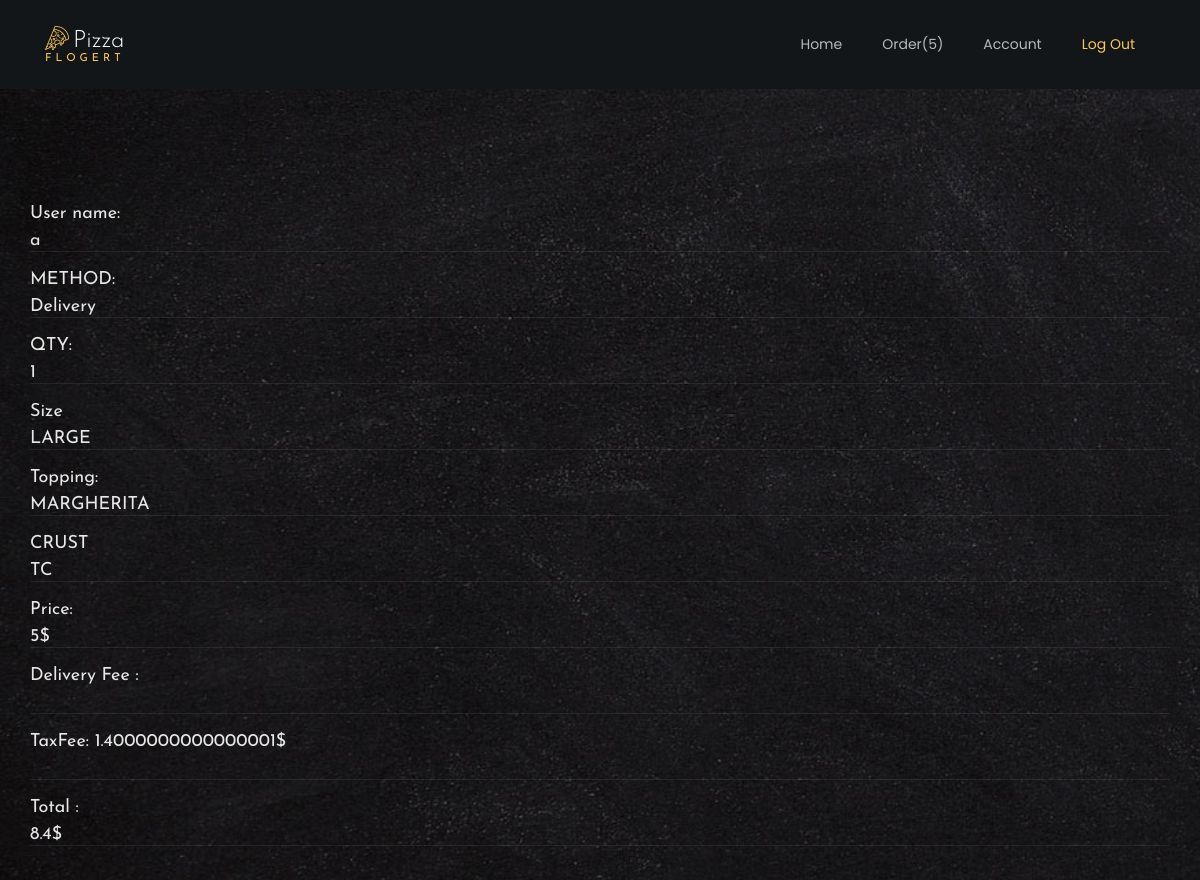
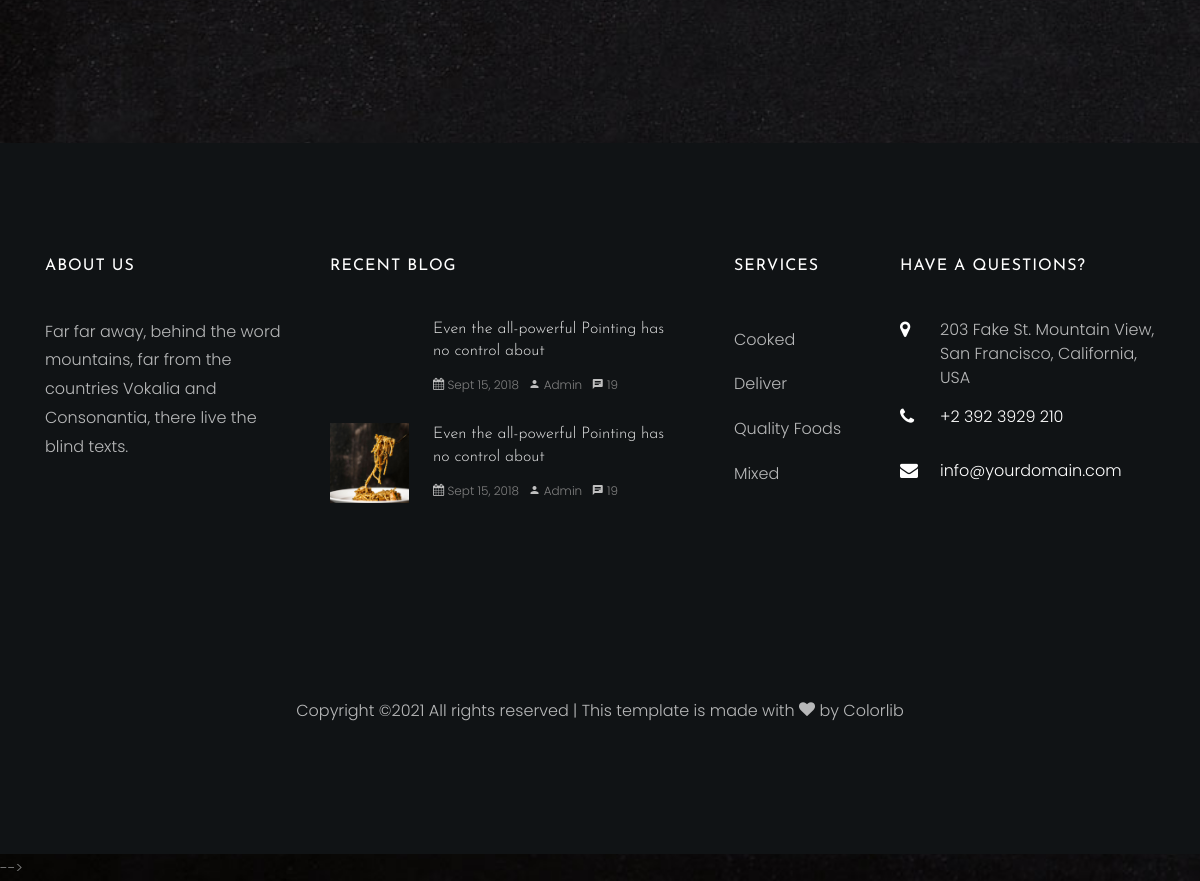
/purchase/21 (signed in), run on the app's committed database (2 pictures, top to bottom).
### myappfinal/models.py (models this page shows)
class User(models.Model):
    first_name = models.CharField(max_length = 60)
    email = models.CharField(max_length = 100 , unique=True)
    last_name = models.CharField(max_length = 60)
    city = models.CharField(max_length = 60)
    adress = models.CharField(max_length = 60)
    state = models.CharField(max_length = 60)
    password = models.CharField(max_length = 150)
    created_at = models.DateTimeField(auto_now_add = True)
    updated_at = models.DateTimeField(auto_now = True)
    objects = UserManager()

class Order(models.Model):
    CARRYOUT = "Carryout"
    DELIVERY = "Delivery"
    method_choices = [
        (CARRYOUT,"carryout"),
        (DELIVERY,"delivery")
    ]
    method = models.CharField(max_length=25,choices=method_choices,default=DELIVERY)
    qty=models.IntegerField(default=1)
    price=models.DecimalField(default=0,decimal_places=0,max_digits=6)
    user = models.ForeignKey(User, related_name="orders", on_delete = models.CASCADE)
    favorite = models.ForeignKey(User, related_name="favorites", on_delete = models.CASCADE,null=True)
    delivery_fee=models.IntegerField(default=0)
    created_at = models.DateTimeField(auto_now_add=True)
    updated_at = models.DateTimeField(auto_now=True)
    objects = UserManager()

class Pizza(models.Model):
    VEGGIE = "VEGETERIAN"
    PEPPERONI= "PEPPERONI"
    MARGHERITA = "MARGHERITA"
    BBQ="BARBEQUE"
    HAWAIIAN="HAWAIIAN"
    BUFFALO="BUFFALO"
    SUPREME="SUPREME"
    type_choices = [
        (VEGGIE,"veggie"),
        (PEPPERONI,"pepperoni"),
        (MARGHERITA,"margherita"),
        (BBQ,"bbq"),
        (HAWAIIAN,"hawaiian"),
        (BUFFALO,"buffalo"),
        (SUPREME,"supreme"),
    ]
    types = models.CharField(max_length=25,choices=type_choices,default=VEGGIE)
    LARGE = "LARGE"
    MEDIUM= "MEDIUM"
    SMALL = "SMALL"
    size_choices= [
        (LARGE,"large"),
        (MEDIUM,"medium"),
        (SMALL,"small"),
    ]
    size=models.CharField(max_length=25,choices=size_choices,default=MEDIUM)
    THIN_CRUST = "THIN CRUST"
    THICK_CRUST = "THICK CRUST"
    crust_choices=[
        (THIN_CRUST , "thin_crust"),
        (THICK_CRUST , "thick_crust"),
    ]
    crust=models.CharField(max_length=32,choices=crust_choices,default= THIN_CRUST)
    order=models.OneToOneField(
        Order,
        on_delete=models.CASCADE,
        related_name="pizza",
    )
    created_at = models.DateTimeField(auto_now_add=True)
    updated_at = models.DateTimeField(auto_now=True)

### myappfinal/views.py (the view)
# urls.py: path('purchase/<str:id>', views.purchase),
def purchase(request,id):
    if 'user_id' not in request.session:
        return redirect('/')
    user = User.objects.get(id=request.session['user_id'])
    order = Order.objects.get(id=id)
    extrafee= (int(order.price) + int(order.delivery_fee))*0.2
    total= int(order.price) + int(order.delivery_fee) + extrafee
    context = {
        'user': user,
        'order': order,
        'extrafee':extrafee,
        'total':total
    }
    return render(request, 'purchase.html', context)

### myappfinal/templates/purchase.html
{% extends 'main.html' %}
{% block content %}
<section class="ftco-section">
    <div class="container">
      <div class="row justify-content-center mb-5 pb-3">
        <h2 class="form-control" >User name: <p>{{user.first_name}}</p></h2> <br>
          <h2 class="form-control" >METHOD:<p>{{order.method}}</p></h2> <br>
         <h2 class="form-control" >QTY:<p>{{order.qty}}</p></h2> <br>
          <h2 class="form-control" >Size <p>{{order.pizza.size}}</p></h2><br>
          <h2 class="form-control" >Topping: <p>{{order.pizza.types}}</p></h2> <br>
          <h2 class="form-control" >CRUST <p>{{order.pizza.crust}}</p></h2> <br>
          <h3 class="form-control" > Price:<p>{{order.price}}$</p></h3> <br>
          <h4 class="form-control" >Delivery Fee : {{order.pizza.delivery_fee}}</h4> <br>
          <h4 class="form-control" >TaxFee: {{extrafee}}$</h4> <br>
          <h1 class="form-control" >Total : <p>{{total}}$</p></h1> <br>
      </div>
    </div>
  </section>
{% endblock %}

### myappfinal/templates/main.html (shortened to what this page needs)
<!DOCTYPE html>
<html lang="en">
  <head>
        {% load static %}
    <link  href="{% static 'css/open-iconic-bootstrap.min.css' %}" rel="stylesheet">
    <link rel="stylesheet" href="{% static 'css/owl.carousel.min.css' %}">
    <link rel="stylesheet" href="{% static 'css/owl.theme.default.min.css' %}">
    <link rel="stylesheet" href="{% static 'css/magnific-popup.css' %}">
    <link rel="stylesheet" href="{% static 'css/animate.css' %}">
    <link rel="stylesheet" href="{% static 'css/aos.css' %}">
    <link rel="stylesheet" href="{% static 'css/ionicons.min.css' %}">
    <link rel="stylesheet" href="{% static 'css/bootstrap-datepicker.css' %}">
    <link rel="stylesheet" href="{% static 'css/jquery.timepicker.css' %}">
    <link rel="stylesheet" href="{% static 'css/flaticon.css' %}">
    <link rel="stylesheet" href="{% static 'css/icomoon.css' %}">
    <link rel="stylesheet" href="{% static 'css/style.css' %}">
  </head>
  <body>
    {% load static %}
  	<nav class="navbar navbar-expand-lg navbar-dark ftco_navbar bg-dark ftco-navbar-light" id="ftco-navbar">
	    <div class="container">
		      <a class="navbar-brand" href="/home"><span class="flaticon-pizza-1 mr-1"></span>Pizza<br><small>Flogert</small></a>
	      <div class="collapse navbar-collapse" id="ftco-nav">
	        <ul class="navbar-nav ml-auto">
	          <li class="nav-item "><a href="/home" class="nav-link">Home</a></li>
	          <li class="nav-item"><a href="/order/add" class="nav-link">Order({{user.orders.count}})</a></li>
	          <li class="nav-item"><a href="/user/edit" class="nav-link">Account</a></li>
	          <li class="nav-item active"><a href="/logout" class="nav-link">Log Out</a></li>
	        </ul>
	      </div>
		  </div>
	  </nav>
    {% block content %}
    {% endblock %}
    <footer class="ftco-footer ftco-section img">
      <div class="container">
        <div class="row mb-5">
          <div class="col-lg-3 col-md-6 mb-5 mb-md-5">
            <div class="ftco-footer-widget mb-4">
              <h2 class="ftco-heading-2">About Us</h2>
              <p>Far far away, behind the word mountains, far from the countries Vokalia and Consonantia, there live the blind texts.</p>
              <ul class="ftco-footer-social list-unstyled float-md-left float-lft mt-5">
              </ul>
            </div>
          </div>
          <div class="col-lg-4 col-md-6 mb-5 mb-md-5">
            <div class="ftco-footer-widget mb-4">
              <h2 class="ftco-heading-2">Recent Blog</h2>
              <div class="block-21 mb-4 d-flex">
                <a class="blog-img mr-4" style="background-image: url('staticimages/image_1.jpg');"></a>
                <div class="text">
                  <h3 class="heading"><a href="#">Even the all-powerful Pointing has no control about</a></h3>
                  <div class="meta">
                    <div><a href="#"><span class="icon-calendar"></span> Sept 15, 2018</a></div>
                    <div><a href="#"><span class="icon-person"></span> Admin</a></div>
                    <div><a href="#"><span class="icon-chat"></span> 19</a></div>
                  </div>
                </div>
              </div>
              <div class="block-21 mb-4 d-flex">
                <a class="blog-img mr-4" style="background-image: url('static/images/image_2.jpg' );"></a>
                <div class="text">
                  <h3 class="heading"><a href="#">Even the all-powerful Pointing has no control about</a></h3>
                  <div class="meta">
                    <div><a href="#"><span class="icon-calendar"></span> Sept 15, 2018</a></div>
                    <div><a href="#"><span class="icon-person"></span> Admin</a></div>
                    <div><a href="#"><span class="icon-chat"></span> 19</a></div>
                  </div>
                </div>
              </div>
            </div>
          </div>
          <div class="col-lg-2 col-md-6 mb-5 mb-md-5">
             <div class="ftco-footer-widget mb-4 ml-md-4">
              <h2 class="ftco-heading-2">Services</h2>
              <ul class="list-unstyled">
                <li><a href="#" class="py-2 d-block">Cooked</a></li>
                <li><a href="#" class="py-2 d-block">Deliver</a></li>
                <li><a href="#" class="py-2 d-block">Quality Foods</a></li>
                <li><a href="#" class="py-2 d-block">Mixed</a></li>
              </ul>
            </div>
          </div>
          <div class="col-lg-3 col-md-6 mb-5 mb-md-5">
            <div class="ftco-footer-widget mb-4">
            	<h2 class="ftco-heading-2">Have a Questions?</h2>
            	<div class="block-23 mb-3">
	              <ul>
	                <li><span class="icon icon-map-marker"></span><span class="text">203 Fake St. Mountain View, San Francisco, California, USA</span></li>
	                <li><a href="#"><span class="icon icon-phone"></span><span class="text">+2 392 3929 210</span></a></li>
	                <li><a href="#"><span class="icon icon-envelope"></span><span class="text">info@yourdomain.com</span></a></li>
	              </ul>
	            </div>
            </div>
          </div>
        </div>
        <div class="row">
          <div class="col-md-12 text-center">
            <p>
  Copyright &copy;<script>document.write(new Date().getFullYear());</script> All rights reserved | This template is made with <i class="icon-heart" aria-hidden="true"></i> by <a href="https://colorlib.com" target="_blank">Colorlib</a>
  </p>
          </div>
        </div>
      </div>
    </footer>
<script src="{% static 'js/checked' %}"></script> -->
  </body>
</html>

### myappfinal/static/css/icomoon.css (style rules this page uses)
[class^="icon-"], [class*=" icon-"] { font-family: 'icomoon' !important; speak: none; font-style: normal; font-weight: normal; font-variant: normal; text-transform: none; line-height: 1; -webkit-font-smoothing: antialiased; -moz-osx-font-smoothing: grayscale; }
.icon-heart:before { content: "\f004"; }
.icon-map-marker:before { content: "\f041"; }
.icon-calendar:before { content: "\f073"; }
.icon-phone:before { content: "\f095"; }
.icon-envelope:before { content: "\f0e0"; }
.icon-chat:before { content: "\e0b7"; }
.icon-person:before { content: "\e7fd"; }

### data on the page
User: orders.count "5", first_name "a"
Order: method "Delivery", qty "1", pizza.size "LARGE", pizza.types "MARGHERITA", pizza.crust "TC", price "5"

### other printed values
{{ extrafee }} "1.4000000000000001"
{{ total }} "8.4"
